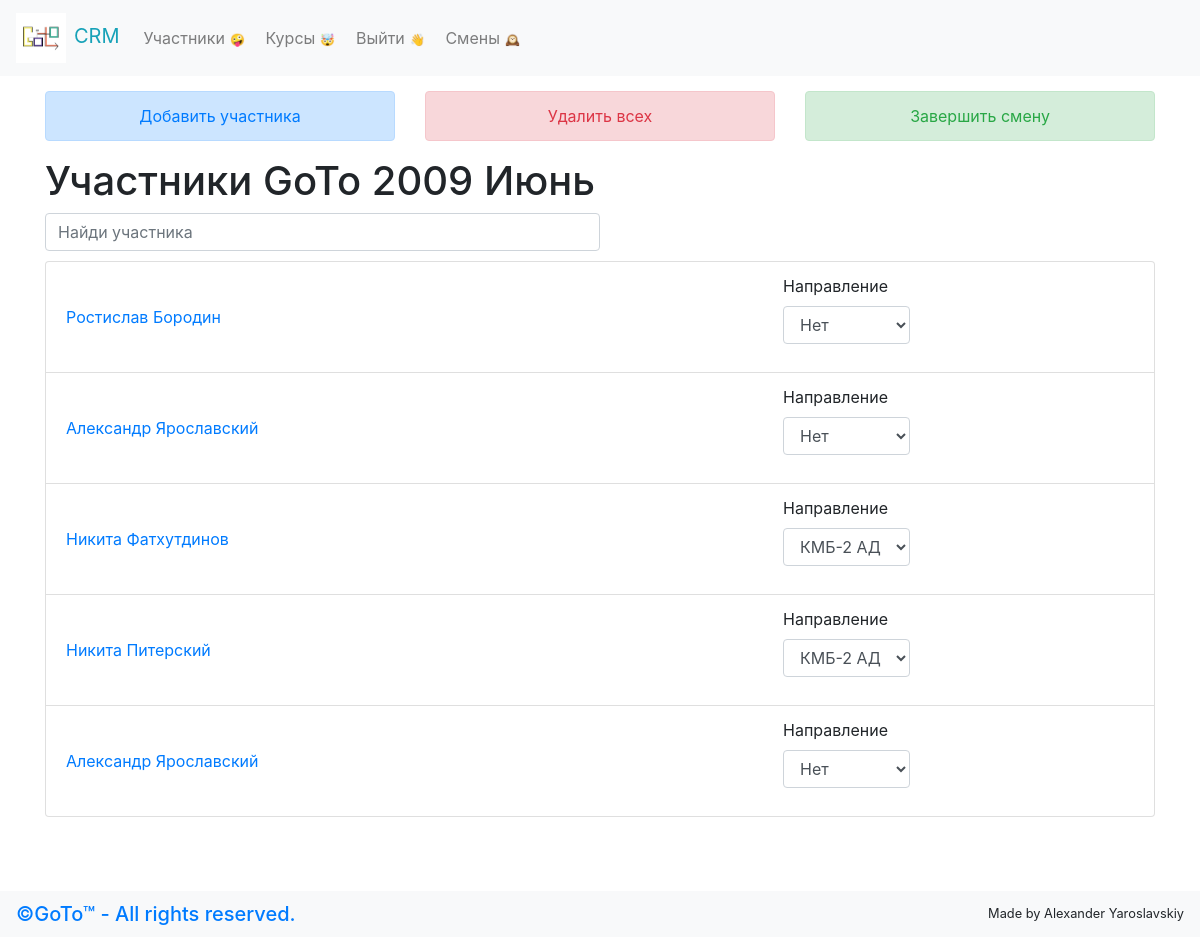
The page /shift?id=7 (signed in) on the database its author committed.
### crm/models.py (models this page shows, shortened)
class Shift(models.Model):
    name_shift = models.CharField(max_length=50)
    is_finished = models.BooleanField(default=False)

class Student(models.Model):
    first_name = models.CharField(max_length = 30)
    last_name = models.CharField(max_length = 30)
    room = models.IntegerField(null = True)
    email = models.EmailField(null = True,default='None')
    description = models.TextField(default = '')
    course = models.ManyToManyField(Course,null = True,through='Participation')
    avatar = models.FileField(upload_to='media/avatars',default='media/avatars/logo.jpg',null=True)
    shift = models.ManyToManyField('Shift',null = True)
    @property
    def current_course(self):
        return self.course.filter(is_finished=False).first()

class Course(models.Model):
    name = models.CharField(max_length = 255,null=True)
    teacher = models.CharField(max_length = 100,null=True)
    shift = models.ForeignKey('Shift',on_delete = models.SET_NULL,null = True)
    is_finished = models.BooleanField(default=False)

### crm/views.py (the view, shortened to what this page needs)
# urls.py: path('shift',index),
def index(request):
    if not request.user.is_authenticated:
        return redirect('/login')
    if request.method == 'GET':
        id = request.GET.get('id')
        shift = Shift.objects.get(pk=int(id))
        shiftNow["shift_name"] = shift
        students = Student.objects.filter(shift = shift)
        courses = Course.objects.filter(shift = shiftNow['shift_name'],is_finished=False)
        return render(request,"index.html",{'students':students,'shift':shiftNow["shift_name"],"courses":courses})

### crm/templates/index.html (shortened to what this page needs)
{% extends 'base.html'%}
{%block content%}
{% if shift.is_finished == False %}
<div class="row">
  <div class="col-lg-4 col-xl-4 col-md-4 col-sm-12">
    <div class="alert alert-primary" role="alert"  style="display:flex; align-items:center; justify-content: center;">
      <a href="/add" style="text-decoration: none;"  ><span class="text-primary">Добавить участника</span></a>
    </div>
  </div>
    <div class="col-lg-4 col-xl-4 col-md-4 col-sm-12">
      <div class="alert alert-danger" role="alert" style="display:flex; align-items:center; justify-content: center;">
        <a href="/delete-all" style="text-decoration: none;"   onclick="return confirm('Вы точно хотите удалить всех?')"><span class="text-danger">Удалить всех</span></a>
     </div>
  </div>
  <div class="col-lg-4 col-xl-4 col-md-4 col-sm-12">
    <div class="alert alert-success" role="alert" style="display:flex; align-items:center; justify-content: center;">
      <a href="/shift-finish?id={{shift.id}}" style="text-decoration: none;"  ><span class="text-success">Завершить смену</span></a>
   </div>
</div>
</div>
{% endif %}
  <h1 >Участники {{shift.name_shift}}</h1>
  <form class="form-inline my-2 my-lg-0" >
      <input class="form-control mr-sm-2" style="margin-bottom: 10px; width: 50%;" type="search" placeholder="Найди участника" aria-label="Search" id="search">
  </form>
  <form id="way" method="post">
  <ul id='students' class="list-group">
    {% for student  in students%}
      <li class="list-group-item">
        <div class="row">
          <div class="col-8" style="display: -webkit-flex;display: -ms-flex;display: flex;-ms-align-items: flex-start;align-items: flex-start; justify-content: center; -webkit-flex-direction: column;-ms-flex-direction: column;flex-direction: column;">
            <a style='text-decoration: none;' href="/student?id={{student.id}}">{{student.first_name}} {{student.last_name}}</a>
          </div>
          {% if shift.is_finished != True %}
          <div class="form-group">
            <label>Направление</label>
            <select name="course_id{{ student.id }}" class="form-control form_to_change">
            <option value="-1">Нет</option>
               {%for course in courses%}
                 <option value="{{course.id}}" {% if course == student.current_course %} selected {% endif %}>{{course.name}}</option>
               {%endfor%}
            </select>
          </div>
          {% endif %}
        </div>
       </li>
    {% endfor %}
  </ul>
  </form>
{%endblock%}

### crm/templates/base.html (style rules this page uses)
.alert { -webkit-transition: 0.5s; -o-transition: 0.5s; transition: 0.5s; }
a { text-decoration: none; }

### rows shown on the page
Shift: name_shift "GoTo 2009 Июнь"
Student: first_name "Ростислав", last_name "Бородин", id "Нет"
Student: first_name "Александр", last_name "Ярославский", id "Нет"
Student: first_name "Никита", last_name "Фатхутдинов", id.name "КМБ-2 АД"
Student: first_name "Никита", last_name "Питерский", id.name "КМБ-2 АД"
Student: first_name "Александр", last_name "Ярославский", id "Нет"
